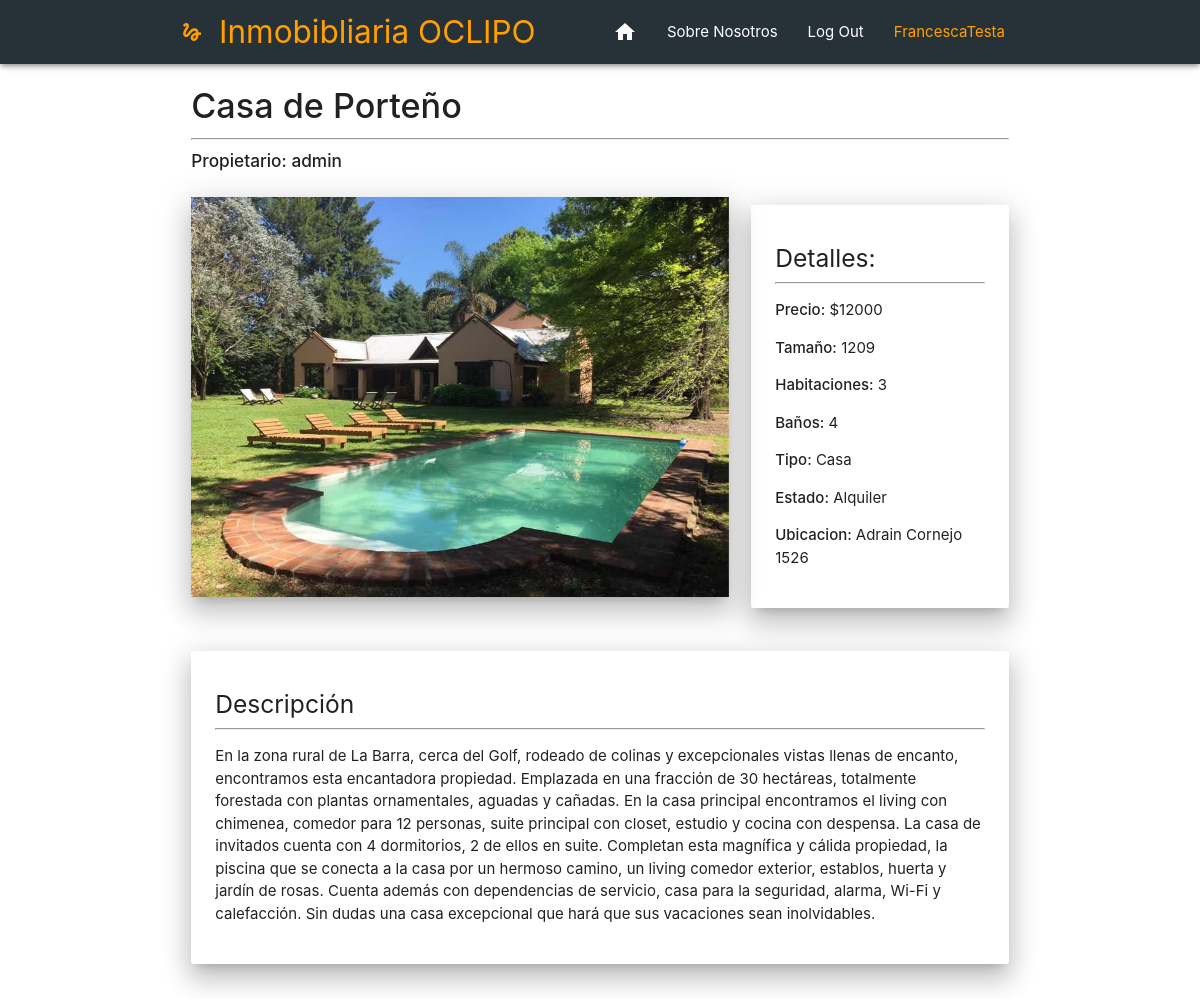
The app's page /propiedad/28 (signed in) with its own data.
### Inmobibliaria/models.py (models this page shows, shortened)
class Propiedad(models.Model):
    usuario = models.ForeignKey(User, on_delete=models.CASCADE, null=False)
    titulo = models.CharField(max_length=20)
    precio = models.IntegerField()
    ubicacion = models.ForeignKey('Ubicacion', on_delete=models.CASCADE, null=False)
    barrio = models.CharField(max_length=30)
    calle = models.CharField(max_length=30)
    numero = models.IntegerField()
    tipo = models.CharField(max_length=12,choices=TIPO_CHOICES)
    estado = models.CharField(max_length=8,choices=STATUS_CHOICES,default='Venta')
    habitaciones = models.IntegerField()
    baños = models.IntegerField()
    tamaño = models.IntegerField()
    descripcion = models.TextField(max_length=2000)

class Imagen(models.Model):
    propiedad = models.ForeignKey(Propiedad, on_delete=models.CASCADE,null=False)
    foto = models.ImageField(upload_to='fotos/', null=True)

### Inmobibliaria/views.py (the view)
# urls.py: path("propiedad/<str:id>", propiedadview),
def propiedadview(request,id):
    propiedad = Propiedad.objects.get(id = id)
    imagenesLibro = Imagen.objects.filter(propiedad = propiedad)
    indiceEnCarusel = ["#one", "#two", "#three"] #El carusel necesita esos datos en el href para funcionar
    return render(request,"Inmobibliaria/propiedad.html",{"propiedad":propiedad, "imagenes": imagenesLibro,"indiceEnCarusel":indiceEnCarusel,"host": request.get_host()})

### Inmobibliaria/templatetags/index.py (called while the page is built)
@register.filter
def index(indexable, i):
    return indexable[i]

### Inmobibliaria/templates/Inmobibliaria/propiedad.html (shortened to what this page needs)
{% extends 'Inmobibliaria/base.html' %}
{% block content %}
<div class="container">
<div class="row">
    <div class="col s12 m12">
        <h4><strong>{{propiedad.titulo}}</strong></h4><hr>
        <h6><strong> Propietario: {{propiedad.usuario}}</strong></h6>
    </div>
</div>
<div class="row">
    <div class="col s12 m8">
        <div class="carousel carousel-slider z-depth-4">
        {% load index %}
        {% for imagen in imagenes %}
        <a class="carousel-item " href="{{ indiceEnCarusel|index:forloop.counter0 }}"><img src = "http://{{ host }}/media/{{ imagen.foto }}" width="100%" height="400"></a>
        {% endfor %}
        </div>
    </div>
    <div class="col s12 m4">
        <div class="card-panel z-depth-4">
        <h5>Detalles: </h5><hr>
        <p><strong>Precio:</strong> ${{propiedad.precio}}</p>
        <p><strong>Tamaño:</strong> {{propiedad.tamaño}}</p>
        <p><strong>Habitaciones:</strong> {{propiedad.habitaciones}}</p>
        <p><strong>Baños:</strong> {{propiedad.baños}}</p>
        <p><strong>Tipo:</strong> {{propiedad.tipo}}</p>
        <p><strong>Estado:</strong> {{propiedad.estado}}</p>
            <p><strong>Ubicacion: </strong> {{propiedad.calle}}</p>
      </div>
    </div>
</div>
<div class="row">
    <div class="col s12 m12">
        <div class="card-panel white z-depth-4">
        <h5>Descripción</h5><hr>
        <p>{{propiedad.descripcion}}</p>
      </div>
    </div>
</div>
{% endblock %}

### Inmobibliaria/templates/Inmobibliaria/navbar.html (shortened to what this page needs)
{% load static %}
<div class="navbar-fixed  ">
    <nav class="blue-grey darken-4 z-depth-2 ">
      <div class="nav-wrapper container ">
        <a class="brand-logo text-warning amber-text text-darken-2 " href="{% url "home" %}" ><i class="medium material-icons ">gesture</i>Inmobibliaria OCLIPO</a>
        <ul id="nav-mobile" class="right hide-on-med-and-down text-warning">
          <li><a href="/" ><i class="medium material-icons  ">home</i></a>
          <li><a href="" class="">Sobre Nosotros</a></li>
{% if user.is_authenticated %}
            <li><a href="/logout" class="">Log Out</a></li>
            <li><a  class="amber-text text-darken-2">{{user.username}}</a></li>
{% else %}
            <li><a href="/login" class="">Sign Up</a></li>
            <li><a href="/register" class="">Register</a></li>
{% endif %}
        </ul>
      </div>
    </nav>
  </div>

### records on screen
Propiedad: titulo "Casa de Porteño", usuario "admin", precio "12000", tamaño "1209", habitaciones "3", baños "4", tipo "Casa", estado "Alquiler", calle "Adrain Cornejo 1526", descripcion "En la zona rural de La Barra, cerca del Golf, rodeado de colinas y excepcionales vistas llenas de encanto, encontramos esta encantadora propiedad. Emplazada en una fracción de 30 hectáreas, totalmente forestada con plantas ornamentales, aguadas y cañadas. En la casa principal encontramos el living con chimenea, comedor para 12 personas, suite principal con closet, estudio y cocina con despensa. La casa de invitados cuenta con 4 dormitorios, 2 de ellos en suite. Completan esta magnífica y cálida propiedad, la piscina que se conecta a la casa por un hermoso camino, un living comedor exterior, establos, huerta y jardín de rosas. Cuenta además con dependencias de servicio, casa para la…"
Imagen: foto (picture)

### other values on screen
{{ user.username }} "FrancescaTesta"
